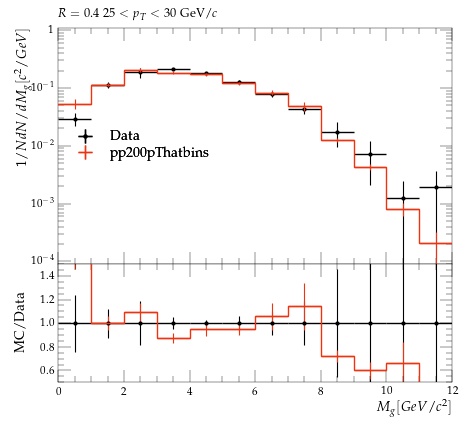

This chart was generated by the following Python code:
#! /usr/bin/env python3

# This Python script was auto-generated using YODA v2.1.0.
# Analysis object: /STAR_2021_I1853218/d07-x01-y01
# Timestamp: 08-10-2025 (02:59:01)

import matplotlib as mpl
import matplotlib.pyplot as plt
mpl.use('Agg') # comment out for interactive use
import os
import numpy as np
from numpy import nan, inf

plotDir = os.path.split(os.path.realpath(__file__))[0]
if 'YODA_USER_PLOT_PATH' in globals():
    plot_outdir = globals()['YODA_USER_PLOT_PATH']
else:
    plot_outdir = plotDir

#plot style
plt.style.use(os.path.join(plotDir, '../default.mplstyle'))
# plot metadata
figW, figH = plt.rcParams['figure.figsize']
ax_xLabel = r'$M_{g} [GeV/c^{2}]$'
ax_yLabel = r'$1/N dN/dM_{g} [c^{2}/GeV]$'
ax_title  = r'$R=0.4 ~ 25 < p_{T} < 30$ GeV/$c$'
ax_xScale = 'linear'
ax_yScale = 'log'
xLims = (0.0, 12.0)
yLims = (9e-05, 1.1)

# TeX-friendly labels for the legend
labels = {
    'legend' : ([ r"Data", r"pp200pThatbins" ], r""),
}

# Adjust canvas width and height
canvasW = 10.0
canvasH = 9.0
figW *= canvasW/10.
figH *= canvasH/9.

# Create figure and axis objects
fig, (ax, ratio0_ax) = plt.subplots(2, 1, sharex=True,
                  figsize=(figW,figH), gridspec_kw={'height_ratios': (6.0, 3.0)})

# Set figure margins
plt.subplots_adjust(
    left   = 1.0 * plt.rcParams['figure.subplot.left'],
    right  = 1.0 * plt.rcParams['figure.subplot.right'],
    top    = 1.0 * plt.rcParams['figure.subplot.top'],
    bottom = 1.0 * plt.rcParams['figure.subplot.bottom'])

ratio0_ax.yaxis.set_major_locator(mpl.ticker.MultipleLocator(0.2))
ratio0_ax.set_ylim(0.5, 1.4999)
ratio0_ax.set_ylabel('MC/Data')

# the numerical data is stored in a separate file
dataf = dict()
prefix = os.path.split(__file__)[0]
if prefix:    prefix = prefix + '/'
exec(open(prefix+'d07-x01-y01__data.py').read(), dataf)


legend_handles = dict() # keep track of handles for the legend

# style options for curves
# starts at zorder>=5 to draw curve on top of legend
styles = {
  'Data': {
    'color' : 'black',
    'linestyle' : '-',
    'linewidth' : 1,
    'marker' : 'o',
    'markersize' : 2,
    'capsize' : 0.0,
    'zorder' : 5,
    'histstyle' : 0,
    'drawstyle' : 'steps-pre',
    'xerrorbars' : 1,
    'yerrorbars' : 1,
    'fillcolor' : None,
    'fillopacity' : 1.0,
    'ratio0_linestyle' : '-',
    'ratio0_linewidth' : 1,
    'ratio0_marker' : 'o',
    'ratio0_markersize' : 2,
    'ratio0_capsize' : 0.0,
    'ratio0_zorder' : 5,
    'ratio0_histstyle' : 0,
    'ratio0_drawstyle' : 'steps-pre',
    'ratio0_xerrorbars' : 1,
    'ratio0_yerrorbars' : 1,
  },
  'pp200pThatbins.yoda': {
    'color' : '#EE3311',
    'linestyle' : '-',
    'linewidth' : 1,
    'marker' : 'none',
    'markersize' : 2,
    'capsize' : 0.0,
    'zorder' : 6,
    'histstyle' : 1,
    'drawstyle' : 'steps-pre',
    'xerrorbars' : 1,
    'yerrorbars' : 1,
    'fillcolor' : None,
    'fillopacity' : 1.0,
    'ratio0_linestyle' : '-',
    'ratio0_linewidth' : 1,
    'ratio0_marker' : 'none',
    'ratio0_markersize' : 2,
    'ratio0_capsize' : 0.0,
    'ratio0_zorder' : 6,
    'ratio0_histstyle' : 1,
    'ratio0_drawstyle' : 'steps-pre',
    'ratio0_xerrorbars' : 1,
    'ratio0_yerrorbars' : 1,
  },
}

# curve from input yoda files in main panel
for label, yvals in dataf['yvals'].items():
    if all(np.isnan(v) for v in dataf['yvals'][label]):
        continue
    tmp = None
    if styles[label]['histstyle']: # draw as histogram
        xpos = dataf['xedges'][label] if styles[label]['drawstyle'] else dataf['xpoints'][label]
        ypos = np.insert(yvals, 0, yvals[0]) if styles[label]['drawstyle'] else yvals
        if styles[label]['fillcolor']: # fill area below curve
            ax.fill_between(xpos, ypos, step='pre',
                            color=styles[label]['fillcolor'],
                            alpha=styles[label]['fillopacity'])
        tmp, = ax.plot(xpos, ypos,
                       color=styles[label]['color'],
                       linestyle=styles[label]['linestyle'],
                       linewidth=styles[label]['linewidth'],
                       drawstyle=styles[label]['drawstyle'], solid_joinstyle='miter',
                       zorder=styles[label]['zorder'], label=label)
    tmp = ax.errorbar(dataf['xpoints'][label], yvals,
                      xerr=np.array(dataf['xerrs'][label])*styles[label]['xerrorbars'],
                      yerr=np.array(dataf['yerrs'][label])*styles[label]['yerrorbars'],
                      fmt=styles[label]['marker'], capsize=styles[label]['capsize'],
                      markersize=styles[label]['markersize'],
                      ecolor=styles[label]['color'],
                      color=styles[label]['color'], zorder=styles[label]['zorder'])
    tmp[-1][0].set_linestyle(styles[label]['linestyle'])
    tmp[-1][0].set_linewidth(styles[label]['linewidth'])
    if label in dataf['add_legend_handle']:  legend_handles[label] = tmp
    for varLabel in dataf['variation_yvals'].keys():
        if varLabel.startswith(label):
            tmp, = ax.plot(dataf['xedges'][label], dataf['variation_yvals'][varLabel],
                           color=styles[label]['color'],
                           linestyle=styles[label]['linestyle'],
                           linewidth=styles[label]['linewidth'],
                           drawstyle='steps-pre', solid_joinstyle='miter',
                           zorder=styles[label]['zorder'], alpha=0.5)


# plots on ratio panel
# curve from input yoda files in ratio panel
for label, yvals in dataf['ratio0_yvals'].items():
    if all(np.isnan(v) for v in yvals):
        continue
    if styles[label]['ratio0_histstyle']: # plot as histogram
        xpos = dataf['xedges']['Data'] if styles[label]['ratio0_drawstyle'] else dataf['xpoints']['Data']
        ypos = np.insert(yvals, 0, yvals[0]) if styles[label]['ratio0_drawstyle'] else yvals
        ratio0_ax.plot(xpos, ypos,
                       color=styles[label]['color'],
                       linewidth=styles[label]['linewidth'],
                       linestyle=styles[label]['ratio0_linestyle'],
                       drawstyle=styles[label]['ratio0_drawstyle'], zorder=styles[label]['zorder'],
                       solid_joinstyle='miter')
    tmp = ratio0_ax.errorbar(dataf['xpoints']['Data'], yvals,
                             xerr=np.array(dataf['ref_xerrs'])*styles[label]['ratio0_xerrorbars'],
                             yerr=np.array(dataf['ratio0_yerrs'][label])*styles[label]['ratio0_yerrorbars'],
                             fmt=styles[label]['ratio0_marker'], capsize=styles[label]['ratio0_capsize'],
                             markersize=styles[label]['ratio0_markersize'],
                             ecolor=styles[label]['color'],
                             color=styles[label]['color'])
    tmp[-1][0].set_linestyle(styles[label]['ratio0_linestyle'])
    tmp[-1][0].set_linewidth(styles[label]['ratio0_linewidth'])

    for varlabel in dataf['ratio0_variation_vals'].keys():
        if varlabel.startswith(label):
            ratio0_ax.plot(dataf['xedges']['Data'],
                            dataf['ratio0_variation_vals'][varlabel],
                            color=styles[label]['color'],
                            linestyle=styles[label]['linestyle'],
                            linewidth=styles[label]['linewidth'],
                            drawstyle='steps-pre', solid_joinstyle='miter',
                            zorder=1, alpha=0.5)

legend_items = list(legend_handles.values())
ax.add_artist(ax.legend(legend_items,
                        labels['legend'][0],
                        title=labels['legend'][1],
                        alignment='left',
                        loc='center left',
                        bbox_to_anchor=(0.0, 0.5)))

# set plot metadata as defined above
ratio0_ax.set_xlabel(ax_xLabel)
ratio0_ax.xaxis.set_label_coords(1., -0.15)
ax.set_ylabel(ax_yLabel, ha='right', va='top')
ax.yaxis.set_label_coords(-0.11, 1.0)
ax.set_title(ax_title, loc='left')
ax.set_xscale(ax_xScale)
ax.set_yscale(ax_yScale)
ax.set_xlim(xLims)
ax.set_ylim(yLims)

# tick formatting
plt.rcParams['xtick.top'] = True
plt.rcParams['ytick.right'] = True
ax.yaxis.set_major_locator(mpl.ticker.LogLocator(base=10.0, numticks=np.inf))
ax.yaxis.set_minor_locator(mpl.ticker.LogLocator(
                           base=10.0, subs=np.arange(0.1, 1, 0.1), numticks=np.inf))
fig.align_ylabels((ax, ratio0_ax))
plt.savefig(os.path.join(plot_outdir, 'd07-x01-y01.pdf'), format='PDF')
plt.savefig(os.path.join(plot_outdir, 'd07-x01-y01.png'), format='PNG')

plt.close(fig)
